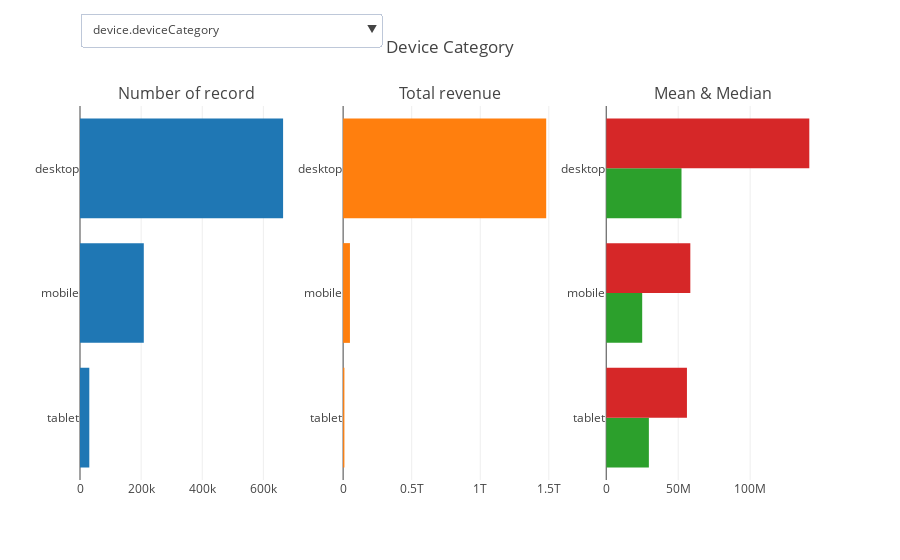

The notebook cell this image was saved under:
### Markdown cell above
## Plots

### Code cell
def make_button(var, title = '', max_row = 10, df = df_train, target_var = 'totals.transactionRevenue'):
    # create data for the 'updatemenus' used by plotly
    # agg data from var ~ target_vaar into size, count, mean, median
    # return dict()
    tmp = df[[var, target_var]].fillna(value={ var: -1 }).groupby(var)[target_var].agg(['size', 'sum', 'mean', 'median']) # use fillna for var, as groupby(var) doesn't work with na
    tmp = tmp.sort_values('size', ascending=False)[:max_row][::-1] # by defaul, take only the top 10 rows ordered by size
    tmp = {
        'x': [tmp['size'].values, tmp['sum'].values , tmp['mean'].values, tmp['median'].values],
        'y': [[str(i) for i in tmp.index.tolist()]] * 4, # str(i) to convert all to string, because some of the indexes are True, False
    }
    title = title or var
    return dict(args=[tmp, { 'title': title }], label=title, method='update') 

# plotting
## data
tmp = make_button('device.deviceCategory', 'Device Category')
x = tmp['args'][0]['x']
y = tmp['args'][0]['y'][0]

## trace
traces = [None] * 4
traces[0] = (go.Bar(x=x[0], y=y, orientation='h'))
traces[1] = (go.Bar(x=x[1], y=y, orientation='h'))
traces[2] = (go.Bar(x=x[3], y=y, orientation='h', name='Median')) # median goes first, the resulting bar graph will place median at the bottom
traces[3] = (go.Bar(x=x[2], y=y, orientation='h', name='Mean'))

## fig, subplot
fig = __import__('plotly').tools.make_subplots(1, 3, subplot_titles=['Number of record', 'Total revenue', 'Mean & Median'])
for i in range(3): fig.append_trace(traces[i], 1, i + 1)
fig.append_trace(traces[-1], 1, 3)

## fig, layout
fig.layout.title = tmp['args'][1]['title']
fig.layout.showlegend = False
fig.layout.updatemenus = list([
    dict(
        buttons=[make_button(i) for i in [
            'device.deviceCategory', 'device.operatingSystem', 'device.browser', 'device.isMobile',
            'geoNetwork.continent', 'geoNetwork.subContinent', 'geoNetwork.country', 'geoNetwork.region', 'geoNetwork.metro', 'geoNetwork.city', 'geoNetwork.networkDomain',
            'trafficSource.medium', 'trafficSource.campaign', 'trafficSource.isTrueDirect', 'trafficSource.adContent', 'trafficSource.adwordsClickInfo.adNetworkType',
        ]] + [make_button(i, max_row=31) for i in [
            'totals.bounces', 'totals.newVisits', 'totals.hits', 'totals.pageviews',
            'visitStartTime.month', 'visitStartTime.week', 'visitStartTime.day', 'visitStartTime.weekday', 'visitStartTime.hour'
        ]],
        direction = 'down',
        showactive = True,
        x = 0,
        xanchor = 'left',
        y = 1.25,
        yanchor = 'top' 
    ),
])

## now plot
py.iplot(fig)

### Figure 1 — Plotly figure (JSON) as saved in the notebook; plotly's stock layout.template omitted (floating-point values rounded to 4 significant figures)
{"data": [{"orientation": "h", "x": [30449, 208725, 664479], "y": ["tablet", "mobile", "desktop"], "type": "bar", "uid": "b10ec726-c7b4-11e8-ab71-0242ac130002", "xaxis": "x", "yaxis": "y"}, {"orientation": "h", "x": [9421340000, 49785810000, 1480864090000], "y": ["tablet", "mobile", "desktop"], "type": "bar", "uid": "b10f45d4-c7b4-11e8-ab71-0242ac130002", "xaxis": "x2", "yaxis": "y2"}, {"name": "Median", "orientation": "h", "x": [29630000, 24990000, 52300000], "y": ["tablet", "mobile", "desktop"], "type": "bar", "uid": "b10fbfc8-c7b4-11e8-ab71-0242ac130002", "xaxis": "x3", "yaxis": "y3"}, {"name": "Mean", "orientation": "h", "x": [56080000.0, 58430000.0, 141100000.0], "y": ["tablet", "mobile", "desktop"], "type": "bar", "uid": "b11042fe-c7b4-11e8-ab71-0242ac130002", "xaxis": "x3", "yaxis": "y3"}], "layout": {"annotations": [{"font": {"size": 16}, "showarrow": false, "text": "Number of record", "x": 0.1444, "xanchor": "center", "xref": "paper", "y": 1, "yanchor": "bottom", "yref": "paper"}, {"font": {"size": 16}, "showarrow": false, "text": "Total revenue", "x": 0.5, "xanchor": "center", "xref": "paper", "y": 1, "yanchor": "bottom", "yref": "paper"}, {"font": {"size": 16}, "showarrow": false, "text": "Mean & Median", "x": 0.8556, "xanchor": "center", "xref": "paper", "y": 1, "yanchor": "bottom", "yref": "paper"}], "xaxis": {"anchor": "y", "domain": [0, 0.2889]}, "yaxis": {"anchor": "x", "domain": [0, 1]}, "xaxis2": {"anchor": "y2", "domain": [0.3556, 0.6444]}, "yaxis2": {"anchor": "x2", "domain": [0, 1]}, "xaxis3": {"anchor": "y3", "domain": [0.7111, 1]}, "yaxis3": {"anchor": "x3", "domain": [0, 1]}, "title": "Device Category", "showlegend": false, "updatemenus": [{"buttons": [{"args": [{"x": [[30449, 208725, 664479], [9421340000, 49785810000, 1480864090000], [56080000.0, 58430000.0, 141100000.0], [29630000, 24990000, 52300000]], "y": [["tablet", "mobile", "desktop"], ["tablet", "mobile", "desktop"], ["tablet", "mobile", "desktop"], ["tablet", "mobile", "desktop"]]}, {"title": "device.deviceCategory"}], "label": "device.deviceCategory", "method": "update"}, {"args": [{"x": [[218, 280, 1216, 4695, 26337, 35034, 107665, 123892, 253938, 350072], [0, 0, 26400000, 0, 183937750000, 43910400000, 22166900000, 36341280000, 856375790000, 397312720000], [null, null, 26400000, null, 185000000.0, 56150000.0, 41360000.0, 77820000.0, 133300000.0, 172100000.0], [null, null, 26400000, null, 71430000, 39990000, 24990000, 25990000, 55990000, 43940000]], "y": [["BlackBerry", "Samsung", "Windows Phone", "(not set)", "Chrome OS", "Linux", "iOS", "Android", "Macintosh", "Windows"], ["BlackBerry", "Samsung", "Windows Phone", "(not set)", "Chrome OS", "Linux", "iOS", "Android", "Macintosh", "Windows"], ["BlackBerry", "Samsung", "Windows Phone", "(not set)", "Chrome OS", "Linux", "iOS", "Android", "Macintosh", "Windows"], ["BlackBerry", "Samsung", "Windows Phone", "(not set)", "Chrome OS", "Linux", "iOS", "Android", "Macintosh", "Windows"]]}, {"title": "device.operatingSystem"}], "label": "device.operatingSystem", "method": "update"}, {"args": [{"x": [[2427, 5643, 6139, 6850, 7865, 10205, 19375, 37069, 182245, 620364], [0, 215350000, 0, 153770000, 114850000, 6482970000, 8255550000, 89316320000, 52397480000, 1383104960000], [null, 43070000, null, 12810000.0, 19140000.0, 111800000.0, 75740000.0, 467600000.0, 67180000.0, 133600000.0], [null, 37920000, null, 12475000, 13980000, 30470000, 33980000, 39890000, 27965000, 52060000]], "y": [["UC Browser", "Opera", "Opera Mini", "Safari (in-app)", "Android Webview", "Edge", "Internet Explorer", "Firefox", "Safari", "Chrome"], ["UC Browser", "Opera", "Opera Mini", "Safari (in-app)", "Android Webview", "Edge", "Internet Explorer", "Firefox", "Safari", "Chrome"], ["UC Browser", "Opera", "Opera Mini", "Safari (in-app)", "Android Webview", "Edge", "Internet Explorer", "Firefox", "Safari", "Chrome"], ["UC Browser", "Opera", "Opera Mini", "Safari (in-app)", "Android Webview", "Edge", "Internet Explorer", "Firefox", "Safari", "Chrome"]]}, {"title": "device.browser"}], "label": "device.browser", "method": "update"}, {"args": [{"x": [[239123, 664530], [59239610000, 1480831630000], [58080000.0, 141100000.0], [25380000, 52300000]], "y": [["True", "False"], ["True", "False"], ["True", "False"], ["True", "False"]]}, {"title": "device.isMobile"}], "label": "device.isMobile", "method": "update"}, {"args": [{"x": [[1468, 14745, 15054, 198311, 223698, 450377], [769780000, 8687760000, 1793230000, 6747030000, 17401840000, 1504671600000], [128300000.0, 1085970000, 128100000.0, 85410000.0, 139214720, 133400000.0], [130470000, 1548700000, 67155000, 38790000, 55970000, 49410000]], "y": [["(not set)", "Africa", "Oceania", "Europe", "Asia", "Americas"], ["(not set)", "Africa", "Oceania", "Europe", "Asia", "Americas"], ["(not set)", "Africa", "Oceania", "Europe", "Asia", "Americas"], ["(not set)", "Africa", "Oceania", "Europe", "Asia", "Americas"]]}, {"title": "geoNetwork.continent"}], "label": "geoNetwork.continent", "method": "update"}, {"args": [{"x": [[35780, 38443, 41731, 45249, 46919, 58168, 59114, 59321, 77800, 390657], [964010000, 1781040000, 15937310000, 946800000, 11075220000, 1993880000, 2842340000, 754610000, 3755990000, 1485265190000], [120501250, 84810000.0, 162600000.0, 67630000.0, 187700000.0, 73850000.0, 94740000.0, 68600000.0, 117400000.0, 133300000.0], [100380000, 59990000, 101580000, 33035000, 47570000, 33590000, 52995000, 31980000, 107940000, 48780000]], "y": [["Southern Europe", "Western Asia", "South America", "Eastern Europe", "Eastern Asia", "Northern Europe", "Western Europe", "Southern Asia", "Southeast Asia", "Northern America"], ["Southern Europe", "Western Asia", "South America", "Eastern Europe", "Eastern Asia", "Northern Europe", "Western Europe", "Southern Asia", "Southeast Asia", "Northern America"], ["Southern Europe", "Western Asia", "South America", "Eastern Europe", "Eastern Asia", "Northern Europe", "Western Europe", "Southern Asia", "Southeast Asia", "Northern America"], ["Southern Europe", "Western Asia", "South America", "Eastern Europe", "Eastern Asia", "Northern Europe", "Western Europe", "Southern Asia", "Southeast Asia", "Northern America"]]}, {"title": "geoNetwork.subContinent"}], "label": "geoNetwork.subContinent", "method": "update"}, {"args": [{"x": [[19731, 19783, 19980, 20123, 20522, 24598, 25869, 37393, 51140, 364744], [6728990000, 641830000, 549340000, 462710000, 102410000, 0, 32824540000, 1689450000, 696660000, 1452440650000], [395800000.0, 64183000, 68667500, 92542000, 51205000, null, 172800000.0, 105590625, 69666000, 132600000.0], [45940000, 38180000, 46985000, 110960000, 51205000, null, 48135000, 43940000, 30295000, 48780000]], "y": [["Japan", "Brazil", "Germany", "Thailand", "Turkey", "Vietnam", "Canada", "United Kingdom", "India", "United States"], ["Japan", "Brazil", "Germany", "Thailand", "Turkey", "Vietnam", "Canada", "United Kingdom", "India", "United States"], ["Japan", "Brazil", "Germany", "Thailand", "Turkey", "Vietnam", "Canada", "United Kingdom", "India", "United States"], ["Japan", "Brazil", "Germany", "Thailand", "Turkey", "Vietnam", "Canada", "United Kingdom", "India", "United States"]]}, {"title": "geoNetwork.country"}], "label": "geoNetwork.country", "method": "update"}, {"args": [{"x": [[7250, 7585, 7642, 7709, 8749, 13198, 26433, 27827, 107495, 508229], [0, 72912880000, 35179950000, 164920000, 28658860000, 1460000000, 220160460000, 5308130000, 375498240000, 646161110000], [null, 172400000.0, 104700000.0, 82460000, 94580000.0, 132700000.0, 146100000.0, 115400000.0, 113600000.0, 141100000.0], [null, 87600000, 48170000, 82460000, 46380000, 33980000, 58380000, 86635000, 50000000, 42600000]], "y": [["Ho Chi Minh", "Illinois", "Washington", "Bangkok", "Texas", "England", "New York", "(not set)", "California", "not available in demo dataset"], ["Ho Chi Minh", "Illinois", "Washington", "Bangkok", "Texas", "England", "New York", "(not set)", "California", "not available in demo dataset"], ["Ho Chi Minh", "Illinois", "Washington", "Bangkok", "Texas", "England", "New York", "(not set)", "California", "not available in demo dataset"], ["Ho Chi Minh", "Illinois", "Washington", "Bangkok", "Texas", "England", "New York", "(not set)", "California", "not available in demo dataset"]]}, {"title": "geoNetwork.region"}], "label": "geoNetwork.region", "method": "update"}, {"args": [{"x": [[3380, 3790, 7585, 7642, 9995, 12571, 26917, 95913, 201766, 508229], [10610570000, 20804980000, 72912880000, 35179950000, 51332270000, 1460000000, 221318080000, 320036450000, 42386700000, 646161110000], [108300000.0, 99070000.0, 172400000.0, 104700000.0, 149700000.0, 132700000.0, 145800000.0, 109600000.0, 157600000.0, 141100000.0], [59990000, 55300000, 87600000, 48170000, 55990000, 33980000, 59290000, 49580000, 78270000, 42600000]], "y": [["Washington DC (Hagerstown MD)", "Austin TX", "Chicago IL", "Seattle-Tacoma WA", "Los Angeles CA", "London", "New York NY", "San Francisco-Oakland-San Jose CA", "(not set)", "not available in demo dataset"], ["Washington DC (Hagerstown MD)", "Austin TX", "Chicago IL", "Seattle-Tacoma WA", "Los Angeles CA", "London", "New York NY", "San Francisco-Oakland-San Jose CA", "(not set)", "not available in demo dataset"], ["Washington DC (Hagerstown MD)", "Austin TX", "Chicago IL", "Seattle-Tacoma WA", "Los Angeles CA", "London", "New York NY", "San Francisco-Oakland-San Jose CA", "(not set)", "not available in demo dataset"], ["Washington DC (Hagerstown MD)", "Austin TX", "Chicago IL", "Seattle-Tacoma WA", "Los Angeles CA", "London", "New York NY", "San Francisco-Oakland-San Jose CA", "(not set)", "not available in demo dataset"]]}, {"title": "geoNetwork.metro"}], "label": "geoNetwork.metro", "method": "update"}, {"args": [{"x": [[7709, 8670, 10295, 12607, 13086, 20329, 26371, 34262, 40884, 508229], [164920000, 41896330000, 18729180000, 1460000000, 39393580000, 100873960000, 220143510000, 4355090000, 126103680000, 646161110000], [82460000, 144970000, 92720000.0, 132700000.0, 86580000.0, 138400000.0, 146200000.0, 88880000.0, 104300000.0, 141100000.0], [82460000, 55900000, 55895000, 33980000, 44790000, 57560000, 58490000, 59770000, 44790000, 42600000]], "y": [["Bangkok", "Los Angeles", "San Jose", "London", "Sunnyvale", "San Francisco", "New York", "(not set)", "Mountain View", "not available in demo dataset"], ["Bangkok", "Los Angeles", "San Jose", "London", "Sunnyvale", "San Francisco", "New York", "(not set)", "Mountain View", "not available in demo dataset"], ["Bangkok", "Los Angeles", "San Jose", "London", "Sunnyvale", "San Francisco", "New York", "(not set)", "Mountain View", "not available in demo dataset"], ["Bangkok", "Los Angeles", "San Jose", "London", "Sunnyvale", "San Francisco", "New York", "(not set)", "Mountain View", "not available in demo dataset"]]}, {"title": "geoNetwork.city"}], "label": "geoNetwork.city", "method": "update"}, {"args": [{"x": [[6046, 6414, 7919, 9985, 13228, 13637, 14827, 28743, 146034, 244881], [140590000, 62270000, 669810000, 146146410000, 17460000, 52918970000, 30132180000, 123169570000, 34901540000, 848264070000], [140590000, 62270000, 60890000.0, 497100000.0, 17460000, 112800000.0, 82780000.0, 131900000.0, 87253850, 127700000.0], [140590000, 62270000, 40970000, 50625000, 17460000, 50000000, 39950000, 46175000, 39670000, 51990000]], "y": [["3bb.co.th", "virginm.net", "hinet.net", "comcastbusiness.net", "ttnet.com.tr", "verizon.net", "rr.com", "comcast.net", "unknown.unknown", "(not set)"], ["3bb.co.th", "virginm.net", "hinet.net", "comcastbusiness.net", "ttnet.com.tr", "verizon.net", "rr.com", "comcast.net", "unknown.unknown", "(not set)"], ["3bb.co.th", "virginm.net", "hinet.net", "comcastbusiness.net", "ttnet.com.tr", "verizon.net", "rr.com", "comcast.net", "unknown.unknown", "(not set)"], ["3bb.co.th", "virginm.net", "hinet.net", "comcastbusiness.net", "ttnet.com.tr", "verizon.net", "rr.com", "comcast.net", "unknown.unknown", "(not set)"]]}, {"title": "geoNetwork.networkDomain"}], "label": "geoNetwork.networkDomain", "method": "update"}, {"args": [{"x": [[120, 6262, 16403, 25326, 143026, 330955, 381561], [9990000, 78337460000, 597380000, 43558900000, 434840550000, 656346450000, 326380510000], [9990000, 551700000.0, 66380000.0, 93070000.0, 212900000.0, 121200000.0, 94930000.0], [9990000, 78925000, 20990000, 39990000, 58770000, 55210000, 38955000]], "y": [["(not set)", "cpm", "affiliate", "cpc", "(none)", "referral", "organic"], ["(not set)", "cpm", "affiliate", "cpc", "(none)", "referral", "organic"], ["(not set)", "cpm", "affiliate", "cpc", "(none)", "referral", "organic"], ["(not set)", "cpm", "affiliate", "cpc", "(none)", "referral", "organic"]]}, {"title": "trafficSource.medium"}], "label": "trafficSource.medium", "method": "update"}, {"args": [{"x": [[1, 4, 46, 50, 96, 392, 7070, 14244, 16403, 865347], [0, 0, 77820000, 22950000, 0, 42000000, 15417820000, 27132550000, 597380000, 1496780720000], [null, null, 77820000, 22950000, null, 42000000, 118600000.0, 84000000.0, 66380000.0, 135500000.0], [null, null, 77820000, 22950000, null, 42000000, 39485000, 39870000, 20990000, 49960000]], "y": [["Data Share", "All Products", "AW - Apparel", "Retail (DO NOT EDIT owners nophakun and tianyu)", "AW - Electronics", "test-liyuhz", "AW - Accessories", "AW - Dynamic Search Ads Whole Site", "Data Share Promo", "(not set)"], ["Data Share", "All Products", "AW - Apparel", "Retail (DO NOT EDIT owners nophakun and tianyu)", "AW - Electronics", "test-liyuhz", "AW - Accessories", "AW - Dynamic Search Ads Whole Site", "Data Share Promo", "(not set)"], ["Data Share", "All Products", "AW - Apparel", "Retail (DO NOT EDIT owners nophakun and tianyu)", "AW - Electronics", "test-liyuhz", "AW - Accessories", "AW - Dynamic Search Ads Whole Site", "Data Share Promo", "(not set)"], ["Data Share", "All Products", "AW - Apparel", "Retail (DO NOT EDIT owners nophakun and tianyu)", "AW - Electronics", "test-liyuhz", "AW - Accessories", "AW - Dynamic Search Ads Whole Site", "Data Share Promo", "(not set)"]]}, {"title": "trafficSource.campaign"}], "label": "trafficSource.campaign", "method": "update"}, {"args": [{"x": [[274005, 629648], [1142598990000, 397472250000], [163100000.0, 88110000.0], [56295000, 40960000]], "y": [["True", "-1"], ["True", "-1"], ["True", "-1"], ["True", "-1"]]}, {"title": "trafficSource.isTrueDirect"}], "label": "trafficSource.isTrueDirect", "method": "update"}, {"args": [{"x": [[155, 251, 392, 489, 610, 822, 967, 1245, 5122, 892707], [0, 0, 42000000, 0, 0, 262380000, 302310000, 163420000, 14958310000, 1523862540000], [null, null, 42000000, null, null, 52476000, 100770000, 40855000, 127800000.0, 134000000.0], [null, null, 42000000, null, null, 41980000, 106360000, 25230000, 41810000, 49580000]], "y": [["{KeyWord:Google Merchandise}", "{KeyWord:Google Brand Items}", "Display Ad created 3/11/15", "Ad from 11/3/16", "Ad from 12/13/16", "Full auto ad IMAGE ONLY", "Display Ad created 3/11/14", "Google Online Store", "Google Merchandise Collection", "-1"], ["{KeyWord:Google Merchandise}", "{KeyWord:Google Brand Items}", "Display Ad created 3/11/15", "Ad from 11/3/16", "Ad from 12/13/16", "Full auto ad IMAGE ONLY", "Display Ad created 3/11/14", "Google Online Store", "Google Merchandise Collection", "-1"], ["{KeyWord:Google Merchandise}", "{KeyWord:Google Brand Items}", "Display Ad created 3/11/15", "Ad from 11/3/16", "Ad from 12/13/16", "Full auto ad IMAGE ONLY", "Display Ad created 3/11/14", "Google Online Store", "Google Merchandise Collection", "-1"], ["{KeyWord:Google Merchandise}", "{KeyWord:Google Brand Items}", "Display Ad created 3/11/15", "Ad from 11/3/16", "Ad from 12/13/16", "Full auto ad IMAGE ONLY", "Display Ad created 3/11/14", "Google Online Store", "Google Merchandise Collection", "-1"]]}, {"title": "trafficSource.adContent"}], "label": "trafficSource.adContent", "method": "update"}, {"args": [{"x": [[7, 21453, 882193], [0, 42628190000, 1497443050000], [null, 93890000.0, 135400000.0], [null, 39925000, 49960000]], "y": [["Search partners", "Google Search", "-1"], ["Search partners", "Google Search", "-1"], ["Search partners", "Google Search", "-1"], ["Search partners", "Google Search", "-1"]]}, {"title": "trafficSource.adwordsClickInfo.adNetworkType"}], "label": "trafficSource.adwordsClickInfo.adNetworkType", "method": "update"}, {"args": [{"x": [[450630, 453023], [0, 1540071240000], [null, 133700000.0], [null, 49450000]], "y": [["1.0", "-1.0"], ["1.0", "-1.0"], ["1.0", "-1.0"], ["1.0", "-1.0"]]}, {"title": "totals.bounces"}], "label": "totals.bounces", "method": "update"}, {"args": [{"x": [[], [], [], []], "y": [[], [], [], []]}, {"title": "totals.newVisits"}], "label": "totals.newVisits", "method": "update"}, {"args": [{"x": [[1104, 1289, 1291, 1406, 1504, 1718, 1925, 2126, 2190, 2477, 2798, 3064, 3291, 3755, 4130, 4716, 5384, 6194, 6881, 7879, 9264, 10640, 12959, 15484, 19518, 23918, 30939, 42444, 70402, 137952, 446754], [25197190000, 28029160000, 19055060000, 23709130000, 25093750000, 31692760000, 23434830000, 28862060000, 26345770000, 20789130000, 25864510000, 30733630000, 34044970000, 23881050000, 39547520000, 34918280000, 33981990000, 25839010000, 22996820000, 19903980000, 21338920000, 13123000000, 10262070000, 5465470000, 1235570000, 335510000, 2282030000, 994300000, 211180000, 1214500000, 0], [121700000.0, 107400000.0, 85830000.0, 88800000.0, 95410000.0, 113600000.0, 87120000.0, 98840000.0, 84710000.0, 71690000.0, 82630000.0, 93420000.0, 98680000.0, 63682800, 113600000.0, 96460000.0, 95990000.0, 74250000.0, 73470000.0, 77150000.0, 110600000.0, 106700000.0, 109200000.0, 101200000.0, 65030000, 37280000.0, 190200000.0, 124287500, 70390000.0, 303625000, null], [51170000, 47820000, 44790000, 46370000, 48790000, 39990000, 43170000, 41300000, 42380000, 37235000, 36950000, 33980000, 35980000, 33590000, 33590000, 33590000, 41990000, 33590000, 31980000, 33590000, 37570000, 35040000, 34990000, 42390000, 47910000, 30000000, 38365000, 43705000, 83990000, 69265000, null]], "y": [["31", "30", "29", "28", "27", "26", "25", "24", "23", "22", "21", "20", "19", "18", "17", "16", "15", "14", "13", "12", "11", "10", "9", "8", "7", "6", "5", "4", "3", "2", "1"], ["31", "30", "29", "28", "27", "26", "25", "24", "23", "22", "21", "20", "19", "18", "17", "16", "15", "14", "13", "12", "11", "10", "9", "8", "7", "6", "5", "4", "3", "2", "1"], ["31", "30", "29", "28", "27", "26", "25", "24", "23", "22", "21", "20", "19", "18", "17", "16", "15", "14", "13", "12", "11", "10", "9", "8", "7", "6", "5", "4", "3", "2", "1"], ["31", "30", "29", "28", "27", "26", "25", "24", "23", "22", "21", "20", "19", "18", "17", "16", "15", "14", "13", "12", "11", "10", "9", "8", "7", "6", "5", "4", "3", "2", "1"]]}, {"title": "totals.hits"}], "label": "totals.hits", "method": "update"}, {"args": [{"x": [[847, 873, 875, 1091, 1143, 1318, 1413, 1567, 1722, 1949, 2211, 2409, 2682, 3150, 3511, 4010, 4720, 5291, 6197, 7097, 8671, 10104, 12585, 15272, 19476, 24688, 33411, 45192, 73835, 143770, 452522], [30129730000, 38738990000, 22618990000, 28177380000, 32158260000, 44145580000, 28989720000, 39805420000, 41056320000, 50568120000, 39831050000, 35544600000, 28747320000, 37637410000, 40509510000, 41423170000, 40426750000, 49535870000, 42635380000, 26888590000, 37492290000, 24024950000, 14481070000, 8490440000, 1555710000, 335510000, 2717940000, 994300000, 211180000, 1214500000, 0], [125500000.0, 162800000.0, 93470000.0, 112300000.0, 120000000.0, 133400000.0, 97610000.0, 114700000.0, 122900000.0, 137800000.0, 97860000.0, 89530000.0, 78330000.0, 83450000.0, 91030000.0, 86660000.0, 85830000.0, 106100000.0, 94120000.0, 69840000.0, 100200000.0, 93480000.0, 106500000.0, 102300000.0, 62228400, 37280000.0, 209100000.0, 124287500, 70390000.0, 303625000, null], [56365000, 56445000, 44790000, 55170000, 49785000, 55310000, 46950000, 48220000, 47975000, 45940000, 44790000, 38980000, 40770000, 34990000, 40140000, 33985000, 33990000, 40770000, 33590000, 33590000, 33590000, 39990000, 34145000, 34990000, 47910000, 30000000, 39760000, 43705000, 83990000, 69265000, null]], "y": [["31.0", "30.0", "29.0", "28.0", "27.0", "26.0", "25.0", "24.0", "23.0", "22.0", "21.0", "20.0", "19.0", "18.0", "17.0", "16.0", "15.0", "14.0", "13.0", "12.0", "11.0", "10.0", "9.0", "8.0", "7.0", "6.0", "5.0", "4.0", "3.0", "2.0", "1.0"], ["31.0", "30.0", "29.0", "28.0", "27.0", "26.0", "25.0", "24.0", "23.0", "22.0", "21.0", "20.0", "19.0", "18.0", "17.0", "16.0", "15.0", "14.0", "13.0", "12.0", "11.0", "10.0", "9.0", "8.0", "7.0", "6.0", "5.0", "4.0", "3.0", "2.0", "1.0"], ["31.0", "30.0", "29.0", "28.0", "27.0", "26.0", "25.0", "24.0", "23.0", "22.0", "21.0", "20.0", "19.0", "18.0", "17.0", "16.0", "15.0", "14.0", "13.0", "12.0", "11.0", "10.0", "9.0", "8.0", "7.0", "6.0", "5.0", "4.0", "3.0", "2.0", "1.0"], ["31.0", "30.0", "29.0", "28.0", "27.0", "26.0", "25.0", "24.0", "23.0", "22.0", "21.0", "20.0", "19.0", "18.0", "17.0", "16.0", "15.0", "14.0", "13.0", "12.0", "11.0", "10.0", "9.0", "8.0", "7.0", "6.0", "5.0", "4.0", "3.0", "2.0", "1.0"]]}, {"title": "totals.pageviews"}], "label": "totals.pageviews", "method": "update"}, {"args": [{"x": [[62138, 63425, 64445, 65333, 67156, 70053, 71157, 71793, 77351, 80074, 97114, 113614], [108481800000, 122303700000, 97173750000, 121299990000, 158243320000, 131620960000, 125865920000, 123368930000, 164944760000, 157559910000, 113117870000, 116090330000], [152100000.0, 129100000.0, 140800000.0, 108500000.0, 171800000.0, 148700000.0, 147000000.0, 120500000.0, 140600000.0, 111800000.0, 129400000.0, 128300000.0], [44790000, 45810000, 44880000, 43550000, 50970000, 56970000, 59585000, 43240000, 62150000, 44790000, 49320000, 46790000]], "y": [["2", "6", "1", "5", "4", "3", "9", "7", "8", "12", "10", "11"], ["2", "6", "1", "5", "4", "3", "9", "7", "8", "12", "10", "11"], ["2", "6", "1", "5", "4", "3", "9", "7", "8", "12", "10", "11"], ["2", "6", "1", "5", "4", "3", "9", "7", "8", "12", "10", "11"]]}, {"title": "visitStartTime.month"}], "label": "visitStartTime.month", "method": "update"}, {"args": [{"x": [[15769, 16198, 16236, 16279, 16301, 16358, 16436, 16483, 16628, 16652, 16678, 16694, 16819, 16863, 16959, 17070, 17077, 17230, 17265, 19413, 19958, 20714, 20812, 21145, 23611, 25184, 25520, 25994, 26240, 27326, 27773], [24225260000, 26276220000, 52499710000, 41139560000, 29727300000, 40934520000, 57919010000, 18515230000, 41324980000, 25253530000, 30929340000, 44313970000, 20261400000, 23846660000, 23541290000, 25904930000, 35274110000, 34160710000, 34409730000, 25491730000, 53974860000, 22478930000, 51525490000, 38687530000, 32923950000, 25296730000, 20837840000, 21525980000, 23990750000, 28001170000, 39443790000], [121126300, 105104880, 175600000.0, 221200000.0, 146400000.0, 176400000.0, 266900000.0, 118700000.0, 155900000.0, 90510000.0, 137500000.0, 240800000.0, 98840000.0, 123600000.0, 95700000.0, 124500000.0, 129200000.0, 141200000.0, 114699100, 126200000.0, 112700000.0, 102200000.0, 124200000.0, 160500000.0, 167100000.0, 128400000.0, 106900000.0, 131300000.0, 123700000.0, 132100000.0, 124800000.0], [61675000, 42635000, 76550000, 63155000, 55990000, 41990000, 52070000, 44790000, 44290000, 42170000, 50970000, 72850000, 50970000, 41990000, 37835000, 55765000, 63040000, 47965000, 63070000, 49990000, 44790000, 49190000, 51930000, 50740000, 50000000, 47700000, 51160000, 44790000, 47040000, 44790000, 45980000]], "y": [["36", "30", "34", "12", "39", "7", "14", "4", "29", "28", "13", "37", "38", "26", "20", "35", "32", "17", "33", "41", "50", "40", "49", "31", "42", "44", "45", "47", "43", "46", "48"], ["36", "30", "34", "12", "39", "7", "14", "4", "29", "28", "13", "37", "38", "26", "20", "35", "32", "17", "33", "41", "50", "40", "49", "31", "42", "44", "45", "47", "43", "46", "48"], ["36", "30", "34", "12", "39", "7", "14", "4", "29", "28", "13", "37", "38", "26", "20", "35", "32", "17", "33", "41", "50", "40", "49", "31", "42", "44", "45", "47", "43", "46", "48"], ["36", "30", "34", "12", "39", "7", "14", "4", "29", "28", "13", "37", "38", "26", "20", "35", "32", "17", "33", "41", "50", "40", "49", "31", "42", "44", "45", "47", "43", "46", "48"]]}, {"title": "visitStartTime.week"}], "label": "visitStartTime.week", "method": "update"}, {"args": [{"x": [[18030, 26221, 26411, 28024, 28545, 28650, 28729, 28795, 28825, 28925, 29019, 29083, 29135, 29144, 29151, 29365, 29551, 29715, 29731, 29951, 30111, 30208, 30223, 30259, 30310, 30462, 30884, 31207, 31311, 31836, 31842], [38560160000, 43730310000, 38063040000, 34394900000, 58425500000, 43996020000, 74729670000, 55270450000, 40013670000, 65926160000, 44837160000, 45774830000, 52159180000, 49800030000, 52929910000, 35954780000, 40223010000, 48992710000, 44635940000, 53189290000, 53396390000, 23827410000, 47252500000, 55677660000, 45963620000, 56842230000, 67309490000, 39939370000, 53781790000, 75459800000, 59014260000], [163400000.0, 129800000.0, 113600000.0, 103300000.0, 133100000.0, 132500000.0, 181800000.0, 141000000.0, 123100000.0, 165600000.0, 130300000.0, 130000000.0, 132400000.0, 123600000.0, 109800000.0, 111000000.0, 119400000.0, 132400000.0, 140400000.0, 138154000, 128000000.0, 79960000.0, 127700000.0, 154200000.0, 118200000.0, 142500000.0, 153300000.0, 116100000.0, 123100000.0, 188649500, 142500000.0], [53335000, 44790000, 48890000, 54360000, 54360000, 44895000, 54440000, 51170000, 45670000, 47455000, 46930000, 55990000, 52615000, 50970000, 46980000, 43845000, 49960000, 55990000, 52720000, 48670000, 44770000, 42585000, 50180000, 49170000, 44790000, 50000000, 44790000, 53710000, 50000000, 49180000, 48000000]], "y": [["31", "30", "29", "11", "13", "23", "14", "7", "25", "18", "22", "8", "10", "9", "12", "3", "2", "6", "24", "28", "19", "4", "15", "27", "20", "21", "16", "26", "17", "5", "1"], ["31", "30", "29", "11", "13", "23", "14", "7", "25", "18", "22", "8", "10", "9", "12", "3", "2", "6", "24", "28", "19", "4", "15", "27", "20", "21", "16", "26", "17", "5", "1"], ["31", "30", "29", "11", "13", "23", "14", "7", "25", "18", "22", "8", "10", "9", "12", "3", "2", "6", "24", "28", "19", "4", "15", "27", "20", "21", "16", "26", "17", "5", "1"], ["31", "30", "29", "11", "13", "23", "14", "7", "25", "18", "22", "8", "10", "9", "12", "3", "2", "6", "24", "28", "19", "4", "15", "27", "20", "21", "16", "26", "17", "5", "1"]]}, {"title": "visitStartTime.day"}], "label": "visitStartTime.day", "method": "update"}, {"args": [{"x": [[95117, 101410, 134368, 135485, 143015, 146410, 147848], [63252740000, 77774600000, 263522250000, 251445370000, 281713930000, 302328800000, 300033550000], [77900000.0, 87580000.0, 136800000.0, 129400000.0, 144000000.0, 147500000.0, 154800000.0], [41590000, 41975000, 51960000, 49980000, 51080000, 54425000, 50000000]], "y": [["6", "5", "4", "0", "3", "1", "2"], ["6", "5", "4", "0", "3", "1", "2"], ["6", "5", "4", "0", "3", "1", "2"], ["6", "5", "4", "0", "3", "1", "2"]]}, {"title": "visitStartTime.weekday"}], "label": "visitStartTime.weekday", "method": "update"}, {"args": [{"x": [[29584, 29696, 29869, 29942, 30184, 30889, 30904, 31121, 31235, 32063, 32512, 33482, 34487, 35690, 39584, 40176, 44057, 44490, 46753, 47911, 48092, 49039, 50797, 51096], [24812970000, 13246100000, 7409810000, 34342490000, 5866270000, 9655550000, 10048420000, 10748610000, 36967370000, 50839910000, 55662530000, 60611860000, 21489860000, 66599380000, 89913380000, 62449340000, 104293410000, 89476410000, 150983420000, 131365990000, 122407920000, 102336100000, 131075500000, 147468640000], [86460000.0, 98850000.0, 151200000.0, 88510000.0, 130400000.0, 125400000.0, 143500000.0, 92660000.0, 93830000.0, 105500000.0, 113597000, 102200000.0, 141400000.0, 106000000.0, 115100000.0, 188700000.0, 125800000.0, 175400000.0, 170800000.0, 143400000.0, 161700000.0, 136800000.0, 141400000.0, 159100000.0], [43710000, 44385000, 43930000, 44790000, 29980000, 47570000, 43585000, 49480000, 39990000, 43040000, 46380000, 45960000, 51480000, 42505000, 44790000, 57580000, 50430000, 59980000, 50010000, 54690000, 57840000, 55990000, 49800000, 55550000]], "y": [["5", "6", "10", "4", "9", "8", "11", "7", "3", "2", "1", "0", "12", "23", "22", "13", "21", "14", "20", "19", "15", "16", "17", "18"], ["5", "6", "10", "4", "9", "8", "11", "7", "3", "2", "1", "0", "12", "23", "22", "13", "21", "14", "20", "19", "15", "16", "17", "18"], ["5", "6", "10", "4", "9", "8", "11", "7", "3", "2", "1", "0", "12", "23", "22", "13", "21", "14", "20", "19", "15", "16", "17", "18"], ["5", "6", "10", "4", "9", "8", "11", "7", "3", "2", "1", "0", "12", "23", "22", "13", "21", "14", "20", "19", "15", "16", "17", "18"]]}, {"title": "visitStartTime.hour"}], "label": "visitStartTime.hour", "method": "update"}], "direction": "down", "showactive": true, "x": 0, "xanchor": "left", "y": 1.25, "yanchor": "top"}]}}
